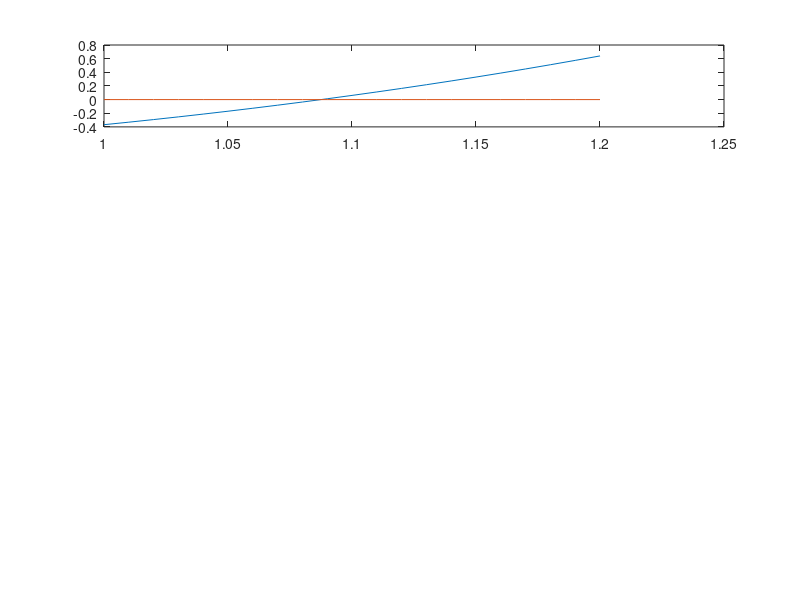

This figure's MATLAB source: (Note: this script raises an error after producing the figure.)
clc
clear all

%f = @(x) (x.^4) - 1 - ((x.^2)* exp(-x))

f = @(x) (x.^4) - 1 - (exp(-x) .* x.^2)

ejex = @(x) 0 * x;

I = [1:0.01:1.2];

subplot(4, 1, 1)
plot(I, f(I), I, ejex(I))

df = @(x) 4*x.^3 - (-exp(-x) .* (x.^2) + exp(-x) * 2 .* x)

a = 1;
b = 1.5;

phiN = @(x) x - (f(x)./df(x))
phi01 = @(x) (1 + exp(-x) .* x.^2) .^ (1/4)
phi02 = @(x) x + f(x)

tolerancia = 10 ^ -6;
maxIter = 1000;

x01 = 1;
[x, niter] = puntofijo2(phiN, x01, tolerancia, maxIter)
[x, niter] = puntofijo2(phi01, x01, tolerancia, maxIter)
[x, niter] = puntofijo2(phi02, x01, tolerancia, maxIter)


subplot(4, 1, 2);
plot(I, phiN(I), I, diag(I))
axis equal

subplot(4, 1, 3);
plot(I, phi01(I), I, diag(I))
axis equal

subplot(4, 1, 4);
plot(I, phi02(I), I, diag(I))
axis equal


% El ultimo no es valido porque la pendiente de la curva es mucho mayor que 1